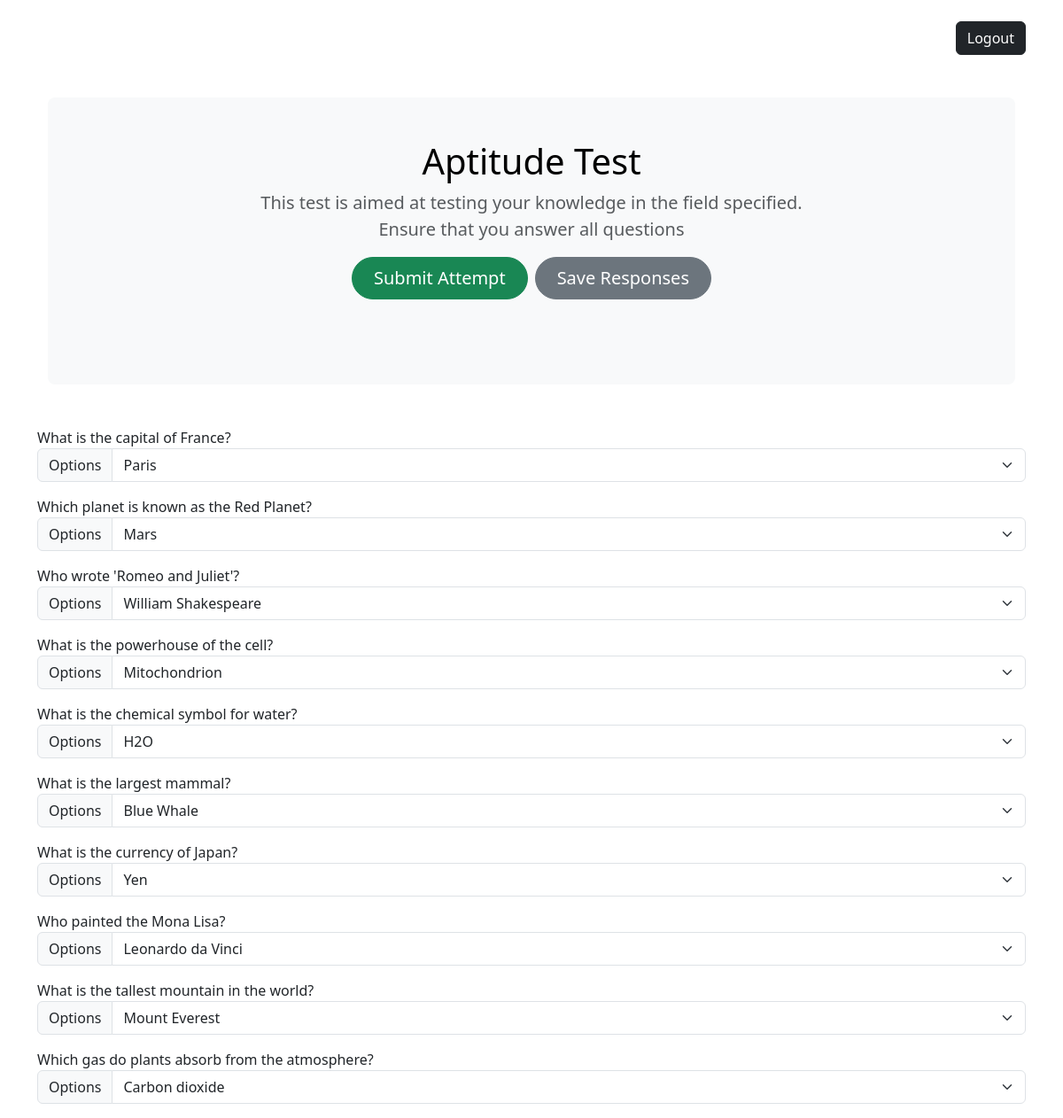
The page /jobs/1/aptitude_test (signed in) on the database its author committed.
### Main/models.py (models this page shows, shortened)
class AptitudeQuestion(models.Model):
    question = models.CharField(max_length=1024, null=False, blank=False)
    option_a = models.CharField(max_length=1024, null=False, blank=False)
    option_b = models.CharField(max_length=1024, null=False, blank=False)
    option_c = models.CharField(max_length=1024, null=False, blank=False)
    option_d = models.CharField(max_length=1024, null=False, blank=False)
    CHOICES = enumerate(("A", "B", "C", "D"))
    correct_option = models.IntegerField(choices=CHOICES)
    def get_options(self) -> tuple:
        return (self.option_a, self.option_b, self.option_c, self.option_d)
    class Meta:
        verbose_name = "Aptitude Test Question"
        verbose_name_plural = "Aptitude Test Questions"

### Main/views.py (the view, shortened to what this page needs)
# urls.py: path("aptitude_test", aptitude_test, name="aptitude_test"),
@login_required
@cv_required
def aptitude_test(request, pk):
    if request.method == "GET":
        aptitude_questions = AptitudeQuestion.objects.all()
        job = Job.objects.get(pk=pk)
        completed_attempts = AptitudeAttempt.objects.filter(
            user=request.user, job=job)
        completed_attempts_dict = {}
        for attempt in completed_attempts:
            completed_attempts_dict[attempt.question_id] = attempt.answer
        return render(request, "aptitude.html", {
            "questions": aptitude_questions,
            "job_id": pk,
            "completed_attempts": completed_attempts_dict
        })
    return HttpResponseRedirect(reverse("personality_test", args=[pk]))

### Main/templatetags/custom.py (called while the page is built)
@register.filter
def lookup(d: dict, key):
    return d.get(key, None)

### Main/utils.py (called while the page is built)
def cv_required(view_func):
    @wraps(view_func)
    def _wrapped_view(request, *args, **kwargs):
        if not is_cv_complete(request.user):
            messages.error(request, "Please complete your CV first.")
            return redirect(reverse('cv', args=args, kwargs=kwargs))
        return view_func(request, *args, **kwargs)
    return _wrapped_view

def is_cv_complete(user):
    return CV.objects.filter(user=user).exists()

### Main/templates/aptitude.html (shortened to what this page needs)
{% extends "partials/shared.html" %}
{% load custom %}
{% block main %}
<div>
  <div class="container my-5">
    <div class="p-5 text-center bg-body-tertiary rounded-3">
      <h1 class="text-body-emphasis">Aptitude Test</h1>
      <p class="col-lg-8 mx-auto fs-5 text-muted">
        This test is aimed at testing your knowledge in the field specified. Ensure that you answer all questions
      </p>
      <div class="d-inline-flex gap-2 mb-5">
        <button class="d-inline-flex align-items-center btn btn-success btn-lg px-4 rounded-pill" id="submitResponses" type="button">
          Submit Attempt
        </button>
        <button class="d-inline-flex align-items-center btn btn-secondary btn-lg px-4 rounded-pill" id="saveResponses" type="button">
          Save Responses
        </button>
      </div>
    </div>
  </div>
  <form action="{% url 'aptitude_test' job_id %}" method="post">
    {% for question in questions %}
      <label for="question_{{ question.pk }}">{{ question.question }}</label>
      <div class="input-group mb-3">
        <label class="input-group-text" for="question_{{ question.pk }}">Options</label>
        <select class="form-select" id="question_{{ question.pk }}" name="{{ question.pk }}">
          {% for option in question.get_options %}
            {% if question.pk in completed_attempts %}
              {% if completed_attempts|lookup:question.pk == forloop.counter0 %}
                <option value="{{ forloop.counter0 }}" selected>{{ option }}</option>
              {% else %}
                <option value="{{ forloop.counter0 }}">{{ option }}</option>
              {% endif %}
            {% else %}
              <option value="{{ forloop.counter0 }}">{{ option }}</option>
            {% endif %}
          {% endfor %}
        </select>
      </div>
    {% endfor %}
  </form>
</div>
{% endblock %}

### rows shown on the page
AptitudeQuestion: question "What is the capital of France?", option_a+option_b+option_c "Paris"
AptitudeQuestion: question "Which planet is known as the Red Planet?", option_a+option_b+option_c "Mars"
AptitudeQuestion: question "Who wrote 'Romeo and Juliet'?", option_a+option_b+option_c "William Shakespeare"
AptitudeQuestion: question "What is the powerhouse of the cell?", option_a+option_b+option_c "Mitochondrion"
AptitudeQuestion: question "What is the chemical symbol for water?", option_a+option_b+option_c "H2O"
AptitudeQuestion: question "What is the largest mammal?", option_a+option_b+option_c "Blue Whale"
AptitudeQuestion: question "What is the currency of Japan?", option_a+option_b+option_c "Yen"
AptitudeQuestion: question "Who painted the Mona Lisa?", option_a+option_b+option_c "Leonardo da Vinci"
AptitudeQuestion: question "What is the tallest mountain in the world?", option_a+option_b+option_c "Mount Everest"
AptitudeQuestion: question "Which gas do plants absorb from the atmosphere?", option_a+option_b+option_c "Carbon dioxide"
